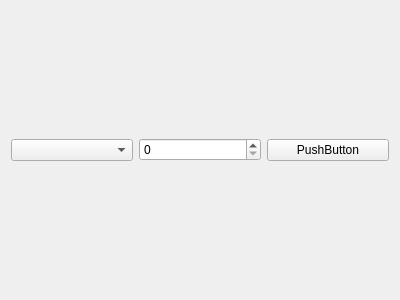
<?xml version="1.0" encoding="UTF-8"?>
<ui version="4.0">
 <class>ModuleSelector</class>
 <widget class="QWidget" name="ModuleSelector">
  <property name="geometry">
   <rect>
    <x>0</x>
    <y>0</y>
    <width>400</width>
    <height>300</height>
   </rect>
  </property>
  <property name="windowTitle">
   <string>Form</string>
  </property>
  <layout class="QHBoxLayout" name="horizontalLayout">
   <item>
    <widget class="QComboBox" name="comboBox"/>
   </item>
   <item>
    <widget class="QSpinBox" name="spinBox"/>
   </item>
   <item>
    <widget class="QPushButton" name="pushButton">
     <property name="text">
      <string>PushButton</string>
     </property>
    </widget>
   </item>
  </layout>
 </widget>
 <resources/>
 <connections/>
</ui>
